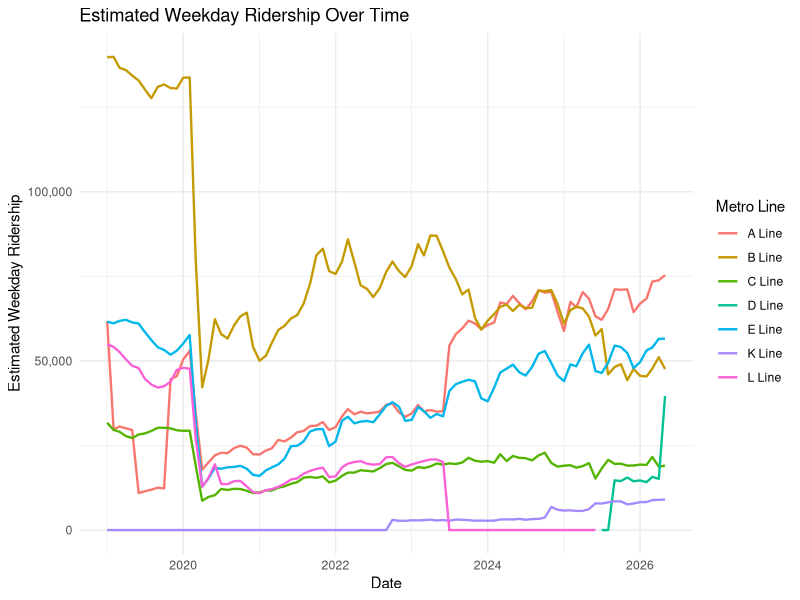
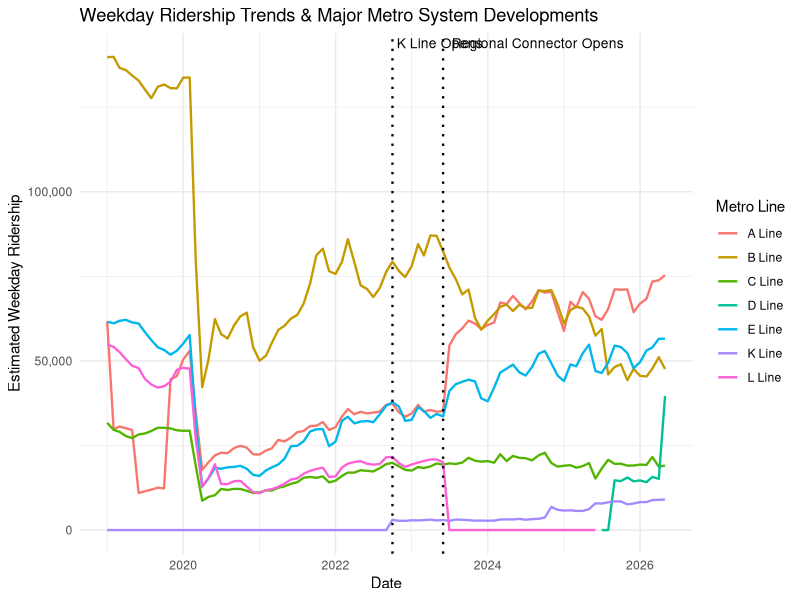
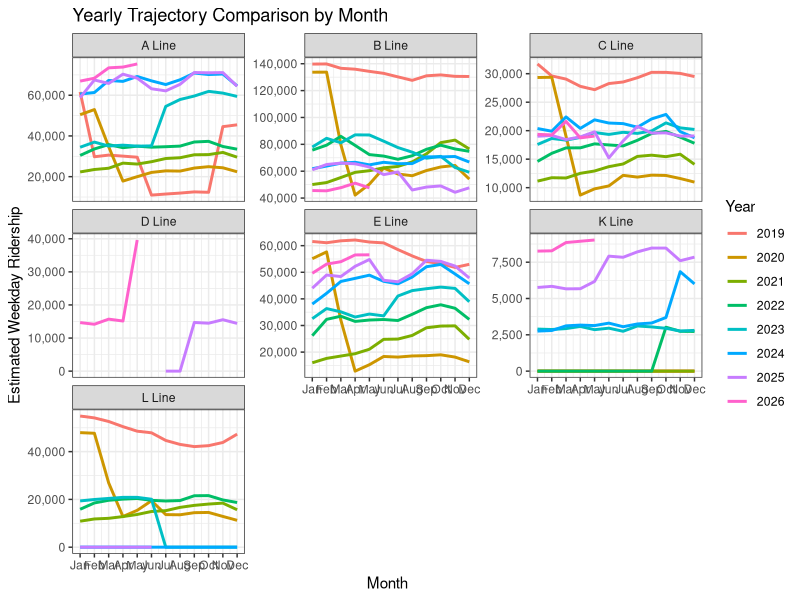

Here is the R script that generated these plots, in order:

metro <- read.csv("metro_ridership.csv")
head(metro)

# 1. Load the required package
install.packages("ggplot2")
library(ggplot2)

# 2. Read the data (if not already loaded)
metro <- read.csv("metro_ridership.csv")

# 3. Create the date column so line plots work properly
metro$date <- as.Date(paste(metro$year, metro$month, "01", sep = "-"))

# 4. Create the graph ~ looking at ridership over time for each line
ggplot(metro, aes(x = date, y = est_wkday_ridership, color = line_name)) +
  geom_line(linewidth = 0.8) +
  scale_y_continuous(labels = scales::comma) +
  labs(
    title = "Estimated Weekday Ridership Over Time",
    x = "Date",
    y = "Estimated Weekday Ridership",
    color = "Metro Line"
  ) +
  theme_minimal()

library(ggplot2)
install.packages("dplyr")

# Adding dates when the new Metro projects were opened
# October 2022: The K line is opened
# June 2023: Regional Connecter opening (Re-links of A, E, and L lines)
events <- data.frame(
  date = as.Date(c("2022-10-01", "2023-06-01")),
  label = c("K Line Opens", "Regional Connector Opens")
)

ggplot(metro, aes(x = date, y = est_wkday_ridership, color = line_name)) +
  geom_line(linewidth = 0.8) +
  geom_vline(data = events, aes(xintercept = date), linetype = "dotted", linewidth = 0.8) +
  geom_text(data = events, aes(x = date, y = Inf, label = label), 
            vjust = 1.5, hjust = -0.05, inherit.aes = FALSE, size = 3.5) +
  scale_y_continuous(labels = scales::comma) +
  labs(
    title = "Weekday Ridership Trends & Major Metro System Developments",
    x = "Date",
    y = "Estimated Weekday Ridership",
    color = "Metro Line"
  ) +
  theme_minimal()

# Compare years Side by Side
ggplot(metro, aes(x = month, y = est_wkday_ridership, color = as.factor(year))) +
  geom_line(linewidth = 1) +
  facet_wrap(~ line_name, scales = "free_y") +
  scale_x_continuous(breaks = 1:12, labels = month.abb) +
  scale_y_continuous(labels = scales::comma) +
  labs(
    title = "Yearly Trajectory Comparison by Month",
    x = "Month",
    y = "Estimated Weekday Ridership",
    color = "Year"
  ) +
  theme_bw()
